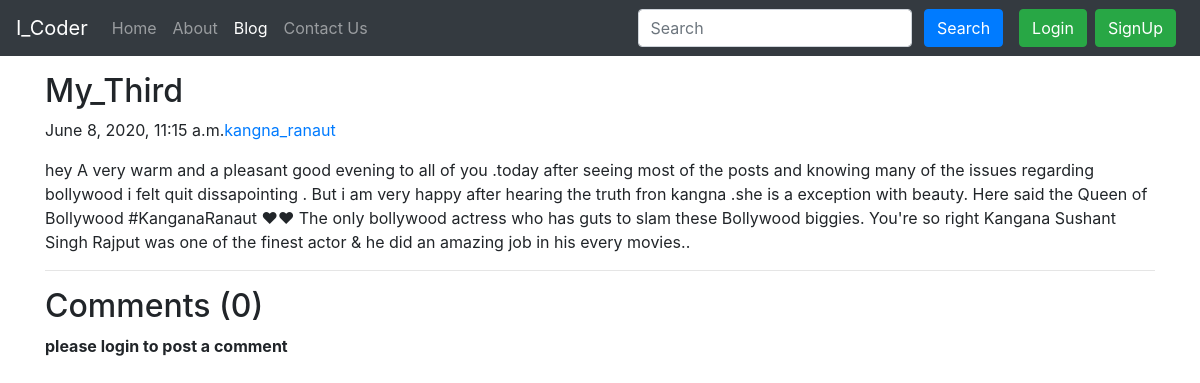
Page /blog/Third_Post on the committed database.
### blog/models.py (models this page shows, shortened)
class Post(models.Model):
    sno = models.AutoField(primary_key=True)
    title = models.CharField(max_length=255)
    content = models.TextField()
    author = models.CharField(max_length=13)
    slug = models.CharField(max_length=130)
    timeStamp = models.DateTimeField(blank=True)

### blog/views.py (the view)
# urls.py: path('<str:slug>', views.blogPost, name='blogPost'),
def blogPost(request, slug):
    post = Post.objects.filter(slug=slug).first()
    comments = BlogComment.objects.filter(post=post, parent=None)
    replies = BlogComment.objects.filter(post=post).exclude(parent=None)
    replyDict={}
    for reply in replies:
        if reply.parent.sno not in replyDict.keys():
            replyDict[reply.parent.sno] = [reply]
        else:
            replyDict[reply.parent.sno].append(reply)
    context = {'post': post, 'comments': comments, 'user': request.user, 'replyDict':replyDict}
    return render(request, 'blog/blogPost.html', context)

### templates/blog/blogPost.html (shortened to what this page needs)
{% extends 'base.html' %}
{% block blogactive %} active {% endblock blogactive %}
{% block body %}
{% load humanize %}
{% load extras %}
<div class="container my-3">
        <h2 class="blog-post-title">{{post.title}}</h2>
        <p class="blog-post-meta">{{post.timeStamp}}<a href="/about">{{post.author}}</a></p>
        <p>{{post.content|safe}}</p>
       <hr>
</div>
<div class="container">
    <h2>Comments ({{comments.count}})</h2>
    <div class="my-2">
    {%if user.is_authenticated %}
    <form action="/blog/postComment" method="post">
        {% csrf_token %}
        <div class="form-group">
                <label for="exampleInputEmail1">Post Comment</label>
                <input type="text" class="form-control" name="comment" placeholder="Enter comment here">
        </div>
        <input type="hidden" name="postSno" value="{{post.sno}}">
         <input type="hidden" name="parentSno" value="">
        <button type="submit" class="btn btn-primary">Submit</button>
    </form>
    {% else %}
        <p><b>please login to post a comment</b></p>
    {% endif %}
    </div>
</div>
{% endblock body %}

### rows in the picture
Post: title "My_Third", timeStamp "June 8, 2020, 11:15 a.m.", author "kangna_ranaut", content "hey A very warm and a pleasant good evening to all of you .today after seeing most of the posts and knowing many of the issues regarding bollywood i felt quit dissapointing . But i am very happy after hearing the truth fron kangna .she is a exception with beauty. Here said the Queen of Bollywood #KanganaRanaut ❤❤ The only bollywood actress who has guts to slam these Bollywood biggies. You're so right Kangana Sushant Singh Rajput was one of the finest actor & he did an amazing job in his every movies.."

### other values in the picture
{{ comments.count }} "0"
